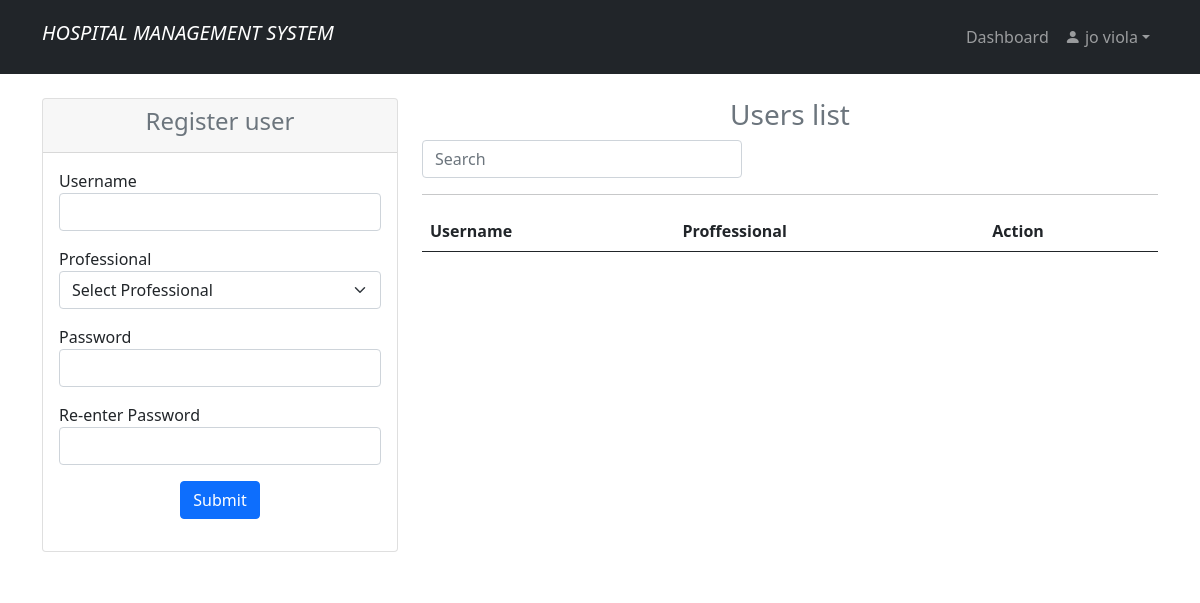
The page /user_reg.php (signed in) on the database as committed earlier.
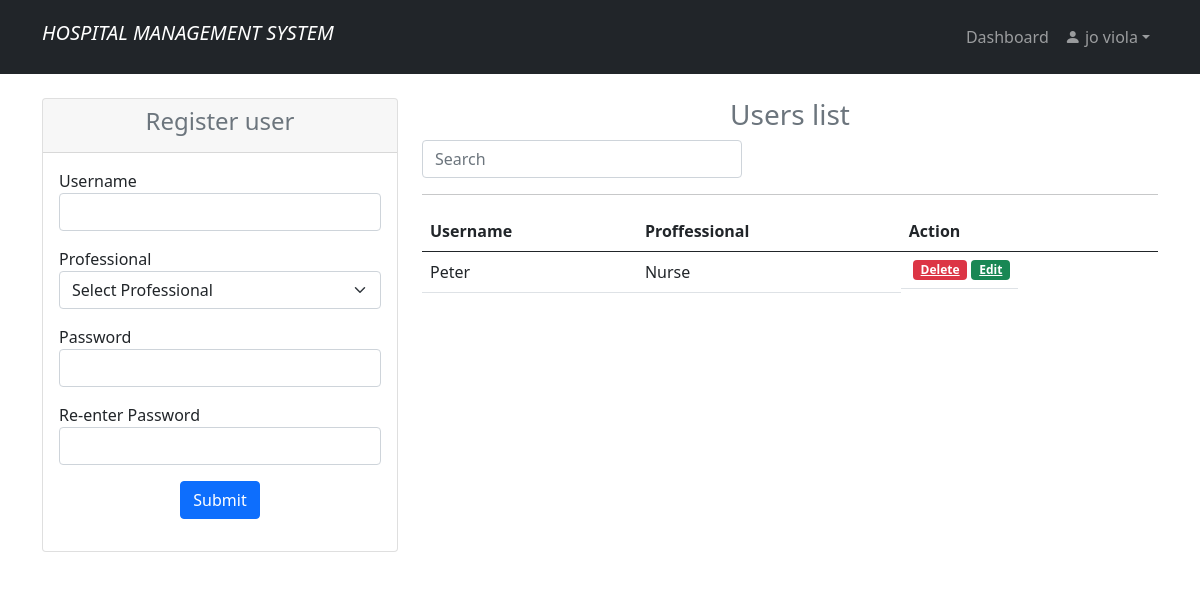
The same page on the database as committed later.
### tables this page shows
CREATE TABLE `users` (
  `id` int(11) NOT NULL,
  `uname` varchar(30) NOT NULL,
  `prof` varchar(30) NOT NULL,
  `pwd` text NOT NULL,
  `role` text NOT NULL,
  `email` text NOT NULL
);

### user_reg.php (the view, shortened to what the changed rows need)
<?php
    include 'user_regdb.php';
    if (isset($_SESSION['id']) && isset($_SESSION['uname'])){
?>
<!doctype html>
<html lang="en">
    <head>
        <link rel="stylesheet" href="https://cdn.jsdelivr.net/npm/bootstrap-icons@1.3.0/font/bootstrap-icons.css">
        <link rel="stylesheet" href="style.css"/>
        <link rel="stylesheet" href="bootstrap-5.0.0/css/bootstrap.min.css"/>
    </head>
    <body>
     <?php
            include "anavbar.php";
        ?>
<section class="p-4 bg-white">
        <div class="container">
            <div class="row">
                <div class="col-md-8">
                <?php
                    $sql = "SELECT * FROM users WHERE role='other_user' ORDER BY id DESC";
                    $result = $mysqli->query($sql);
                ?>
                        <table class="table table-hover" style="overflow:auto">
                            <thead class="table table-hover">
                                <tr>
                                    <th>Username</th>
                                    <th>Proffessional</th>
                                    <th>Action</th>
                                </tr>
                            </thead>
                            <tbody id = "myTable">
                            <?php while($row = $result->fetch_assoc()) { ?>
                                <tr>
                                    <td><?php echo $row['uname']; ?></td>
                                    <td><?php echo $row['prof']; ?></td>
                                    <td class="btn-group btn-group-justified">
                                         <a href="user_regdb.php?delete=<?php echo $row['id']; ?>" class="badge bg-danger mx-1"
                                         onclick="return confirm('This will be deleted completely?');">Delete</a>
                                        <a href="user_reg.php?edit=<?php echo $row['id']; ?>" class="badge bg-success">Edit</a>
                                    </td>
                                </tr>
                            <?php }?>
                            </tbody>
                        </table>
                </div>
         </div>
    </section>
        <?php
            include "footer.php";
        ?>
    </body>
</html>
<?php
    }else {
        header("Location: home.php");
        exit();
    }
?>

Rows that differ between the two databases and show on the page:
added users: uname "Peter", prof "Nurse"
